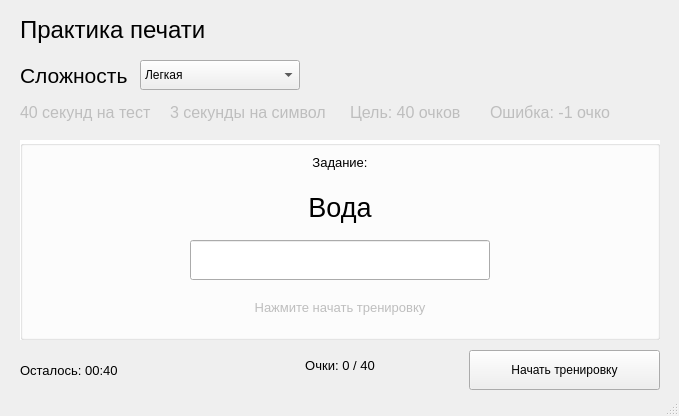
<?xml version="1.0" encoding="UTF-8"?>
<ui version="4.0">
 <class>MainWindow</class>
 <widget class="QMainWindow" name="MainWindow">
  <property name="geometry">
   <rect>
    <x>0</x>
    <y>0</y>
    <width>679</width>
    <height>416</height>
   </rect>
  </property>
  <property name="sizePolicy">
   <sizepolicy hsizetype="Fixed" vsizetype="Fixed">
    <horstretch>0</horstretch>
    <verstretch>0</verstretch>
   </sizepolicy>
  </property>
  <property name="minimumSize">
   <size>
    <width>679</width>
    <height>416</height>
   </size>
  </property>
  <property name="maximumSize">
   <size>
    <width>679</width>
    <height>416</height>
   </size>
  </property>
  <property name="palette">
   <palette>
    <active>
     <colorrole role="Base">
      <brush brushstyle="SolidPattern">
       <color alpha="255">
        <red>255</red>
        <green>255</green>
        <blue>255</blue>
       </color>
      </brush>
     </colorrole>
    </active>
    <inactive>
     <colorrole role="Base">
      <brush brushstyle="SolidPattern">
       <color alpha="255">
        <red>255</red>
        <green>255</green>
        <blue>255</blue>
       </color>
      </brush>
     </colorrole>
    </inactive>
    <disabled/>
   </palette>
  </property>
  <property name="windowTitle">
   <string>Тренажер</string>
  </property>
  <property name="styleSheet">
   <string notr="true">MainWindow{
background-color: rgb(249, 249, 249);
}</string>
  </property>
  <widget class="QWidget" name="centralWidget">
   <widget class="QLabel" name="titleLabel">
    <property name="geometry">
     <rect>
      <x>20</x>
      <y>10</y>
      <width>250</width>
      <height>40</height>
     </rect>
    </property>
    <property name="font">
     <font>
      <pointsize>18</pointsize>
     </font>
    </property>
    <property name="text">
     <string>Практика печати</string>
    </property>
   </widget>
   <widget class="QLabel" name="difficultyLabel">
    <property name="geometry">
     <rect>
      <x>20</x>
      <y>60</y>
      <width>110</width>
      <height>30</height>
     </rect>
    </property>
    <property name="font">
     <font>
      <pointsize>16</pointsize>
     </font>
    </property>
    <property name="text">
     <string>Сложность</string>
    </property>
   </widget>
   <widget class="QComboBox" name="difficultyComboBox">
    <property name="geometry">
     <rect>
      <x>140</x>
      <y>60</y>
      <width>160</width>
      <height>30</height>
     </rect>
    </property>
    <item>
     <property name="text">
      <string>Легкая</string>
     </property>
    </item>
    <item>
     <property name="text">
      <string>Средняя</string>
     </property>
    </item>
    <item>
     <property name="text">
      <string>Сложная</string>
     </property>
    </item>
   </widget>
   <widget class="QLabel" name="testDurationLabel">
    <property name="enabled">
     <bool>false</bool>
    </property>
    <property name="geometry">
     <rect>
      <x>20</x>
      <y>100</y>
      <width>150</width>
      <height>25</height>
     </rect>
    </property>
    <property name="font">
     <font>
      <pointsize>12</pointsize>
     </font>
    </property>
    <property name="text">
     <string>40 секунд на тест</string>
    </property>
   </widget>
   <widget class="QLabel" name="symbolTimeLimitLabel">
    <property name="enabled">
     <bool>false</bool>
    </property>
    <property name="geometry">
     <rect>
      <x>170</x>
      <y>100</y>
      <width>170</width>
      <height>25</height>
     </rect>
    </property>
    <property name="font">
     <font>
      <pointsize>12</pointsize>
     </font>
    </property>
    <property name="text">
     <string>3 секунды на символ</string>
    </property>
   </widget>
   <widget class="QLabel" name="targetScoreLabel">
    <property name="enabled">
     <bool>false</bool>
    </property>
    <property name="geometry">
     <rect>
      <x>350</x>
      <y>100</y>
      <width>130</width>
      <height>25</height>
     </rect>
    </property>
    <property name="font">
     <font>
      <pointsize>12</pointsize>
     </font>
    </property>
    <property name="text">
     <string>Цель: 40 очков</string>
    </property>
   </widget>
   <widget class="QLabel" name="errorPenaltyLabel">
    <property name="enabled">
     <bool>false</bool>
    </property>
    <property name="geometry">
     <rect>
      <x>490</x>
      <y>100</y>
      <width>150</width>
      <height>25</height>
     </rect>
    </property>
    <property name="font">
     <font>
      <pointsize>12</pointsize>
     </font>
    </property>
    <property name="text">
     <string>Ошибка: -1 очко</string>
    </property>
   </widget>
   <widget class="QGroupBox" name="exerciseGroupBox">
    <property name="geometry">
     <rect>
      <x>20</x>
      <y>140</y>
      <width>640</width>
      <height>200</height>
     </rect>
    </property>
    <property name="autoFillBackground">
     <bool>false</bool>
    </property>
    <property name="styleSheet">
     <string notr="true">QGroupBox#exerciseGroupBox { background-color: white; }</string>
    </property>
    <property name="title">
     <string/>
    </property>
    <property name="flat">
     <bool>false</bool>
    </property>
    <property name="checkable">
     <bool>false</bool>
    </property>
    <widget class="QLabel" name="taskCaptionLabel">
     <property name="enabled">
      <bool>true</bool>
     </property>
     <property name="geometry">
      <rect>
       <x>20</x>
       <y>10</y>
       <width>600</width>
       <height>25</height>
      </rect>
     </property>
     <property name="font">
      <font>
       <pointsize>10</pointsize>
      </font>
     </property>
     <property name="text">
      <string>Задание:</string>
     </property>
     <property name="alignment">
      <set>Qt::AlignmentFlag::AlignCenter</set>
     </property>
    </widget>
    <widget class="QLabel" name="taskTextLabel">
     <property name="geometry">
      <rect>
       <x>20</x>
       <y>45</y>
       <width>600</width>
       <height>45</height>
      </rect>
     </property>
     <property name="font">
      <font>
       <pointsize>20</pointsize>
      </font>
     </property>
     <property name="text">
      <string>Вода</string>
     </property>
     <property name="alignment">
      <set>Qt::AlignmentFlag::AlignCenter</set>
     </property>
    </widget>
    <widget class="QLineEdit" name="typingLineEdit">
     <property name="geometry">
      <rect>
       <x>170</x>
       <y>100</y>
       <width>300</width>
       <height>40</height>
      </rect>
     </property>
    </widget>
    <widget class="QLabel" name="feedbackLabel">
     <property name="enabled">
      <bool>false</bool>
     </property>
     <property name="geometry">
      <rect>
       <x>20</x>
       <y>155</y>
       <width>600</width>
       <height>25</height>
      </rect>
     </property>
     <property name="font">
      <font>
       <pointsize>10</pointsize>
      </font>
     </property>
     <property name="text">
      <string>Нажмите начать тренировку</string>
     </property>
     <property name="alignment">
      <set>Qt::AlignmentFlag::AlignCenter</set>
     </property>
     <property name="wordWrap">
      <bool>true</bool>
     </property>
    </widget>
   </widget>
   <widget class="QLabel" name="remainingTimeLabel">
    <property name="enabled">
     <bool>true</bool>
    </property>
    <property name="geometry">
     <rect>
      <x>20</x>
      <y>355</y>
      <width>140</width>
      <height>30</height>
     </rect>
    </property>
    <property name="font">
     <font>
      <pointsize>10</pointsize>
     </font>
    </property>
    <property name="text">
     <string>Осталось: 00:40</string>
    </property>
   </widget>
   <widget class="QLabel" name="scoreLabel">
    <property name="enabled">
     <bool>true</bool>
    </property>
    <property name="geometry">
     <rect>
      <x>280</x>
      <y>350</y>
      <width>120</width>
      <height>30</height>
     </rect>
    </property>
    <property name="font">
     <font>
      <pointsize>10</pointsize>
     </font>
    </property>
    <property name="text">
     <string>Очки: 0 / 40</string>
    </property>
    <property name="alignment">
     <set>Qt::AlignmentFlag::AlignCenter</set>
    </property>
   </widget>
   <widget class="QPushButton" name="startButton">
    <property name="geometry">
     <rect>
      <x>469</x>
      <y>350</y>
      <width>191</width>
      <height>40</height>
     </rect>
    </property>
    <property name="text">
     <string>Начать тренировку</string>
    </property>
   </widget>
  </widget>
  <widget class="QStatusBar" name="statusBar"/>
 </widget>
 <tabstops>
  <tabstop>difficultyComboBox</tabstop>
  <tabstop>typingLineEdit</tabstop>
  <tabstop>startButton</tabstop>
 </tabstops>
 <resources/>
 <connections/>
</ui>
